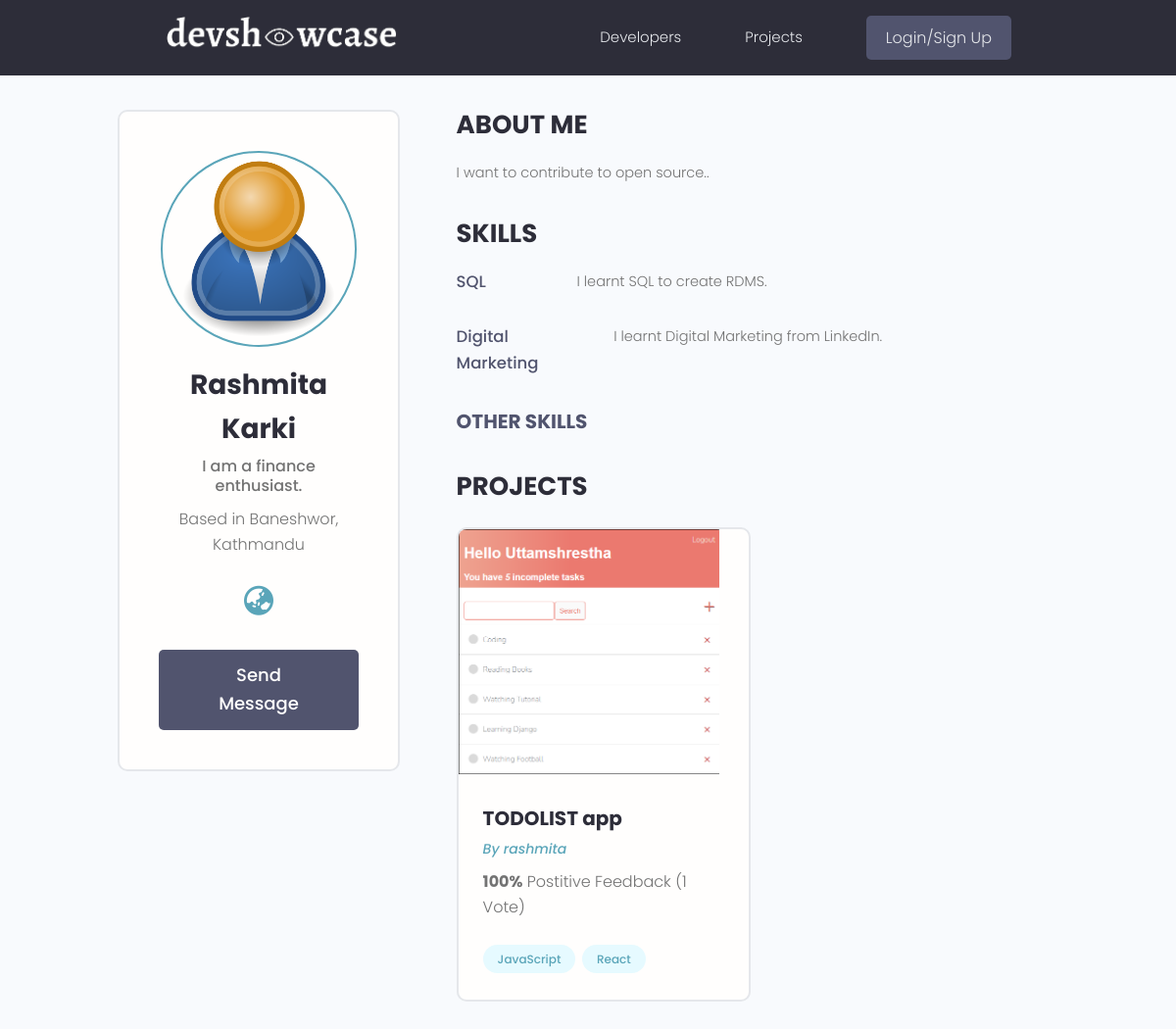
/profile/3722e547-f1f2-470d-9d5d-83ab8483e05e/, run on the app's committed database.
### users/models.py (models this page shows, shortened)
class Profile(models.Model):
    user = models.OneToOneField(User, on_delete=models.CASCADE, null = True, blank = True)  # User has one to one relationship with their Profile means user can create only one Profile.
    name = models.CharField(max_length = 100, blank = True, null = True)
    email = models.EmailField(max_length = 50, blank = True, null = True)
    username = models.CharField(max_length = 20, blank = True, null = True)
    short_intro = models.CharField(max_length = 200, blank = True, null = True)
    location = models.CharField(max_length = 200, blank = True, null = True)
    bio = models.TextField(blank = True, null = True)
    profile_image = models.ImageField(null = True, blank = True, upload_to = 'users/', default='users/user-default.png')
    social_github = models.CharField(max_length = 200, blank = True, null = True)     # user can add github
    social_linkedin = models.CharField(max_length = 200, blank = True, null = True)   # user can add linkedin
    social_website = models.CharField(max_length = 200, blank = True, null = True)    # user can add their website.
    created = models.DateTimeField(auto_now_add=True)
    id = models.UUIDField(default = uuid.uuid4, primary_key = True, editable = False)
    def __str__(self):
        return str(self.user.username)
    class Meta:
        ordering = ['created']

class Skill(models.Model):
    owner = models.ForeignKey(Profile, on_delete=models.CASCADE, blank = True, null = True) # when Profile is deleted, delete skill too.
    name = models.CharField(null = True, blank = True, max_length = 40) # name of the skill that user has
    description = models.TextField(null = True, blank= True)
    created = models.DateTimeField(auto_now_add=True)
    id = models.UUIDField(default = uuid.uuid4, primary_key = True, editable = False)

### application/models.py (models this page shows, shortened)
class Project (models.Model):
    owner = models.ForeignKey(Profile, blank = True, null = True, on_delete = models.SET_NULL )  # Create the owner for the project and don't delete the project when the user id is deleted by any circumstances.
    title = models.CharField(max_length = 200)
    description = models.TextField(blank = True, null = True)
    project_image = models.ImageField(blank = True, null = True, default = "default.jpg") # to add images to the DB.
    demo_link = models.CharField(max_length=2000, blank = True, null = True)
    source_link = models.CharField(max_length = 2000, blank = True, null = True)
    tags = models.ManyToManyField('Tag', blank = True)  # it lets user select content of Tag table.
    vote_total = models.IntegerField(default = 0, null = True, blank = True)
    vote_ratio = models.IntegerField(default = 0, null = True, blank = True)
    created = models.DateTimeField(auto_now_add=True)
    id = models.UUIDField(default=uuid.uuid4, primary_key=True, unique=True, editable=False) # generate random unique id
    class Meta:
        ordering = ['-vote_ratio', '-vote_total', 'title']

class Tag(models.Model):
    name = models.CharField(max_length = 200)
    created = models.DateTimeField(auto_now_add=True)
    id = models.UUIDField(default = uuid.uuid4, primary_key = True, editable = False) # generate random unique ID
    def __str__(self):
        return self.name

### users/views.py (the view)
# urls.py: path('profile/<str:pk>/', views.userProfile, name = 'user-profile'),
def userProfile(request, pk):
    profile = models.Profile.objects.get(id=pk) # get the objects matched by its id.
    topSkills = profile.skill_set.exclude(description__exact="") # exclude skills that doesn't have description
    otherSkills = profile.skill_set.filter(description="") # give value of empty description
    context = {
        'profile': profile,
        'topSkills': topSkills,
        'otherSkills': otherSkills
    }
    return render(request, 'users/user-profile.html', context)

### template/users/user-profile.html (shortened to what this page needs)
{% extends 'application/main.html' %}
{% block content %}
  <main class="profile my-md">
    <div class="container">
      <div class="layout">
        <div class="column column--1of3">
          <div class="card text-center">
            <div class="card__body dev">
              <img class="avatar avatar--xl" src="{{profile.profile_image.url}}" />
              <h2 class="dev__name">{{profile.name}}</h2>
              <p class="dev__title">{{profile.short_intro}}</p>
              <p class="dev__location">Based in {{profile.location}}</p>
              <ul class="dev__social">
                {% if profile.social_website %}
                <li>
                  <a title="Personal Website" href="{{profile.social_website}}" target="_blank"><i class="fa-solid fa-earth-asia"></i></a>
                </li>
                {% endif %}
              </ul>
              {% if request.user.profile.id != profile.id %}
              <a href="{% url 'send-message' profile.id %}" class="btn btn--sub btn--lg">Send Message </a>
              {% endif %}
            </div>
          </div>
        </div>
        <div class="column column--2of3">
          <div class="devInfo">
            <h3 class="devInfo__title">About Me</h3>
            <p class="devInfo__about">{{profile.bio}}</p>
          </div>
          <div class="devInfo">
            <h3 class="devInfo__title">Skills</h3>
            <div class="devInfo__skills">
              {% for skill in topSkills %}
              <div class="devSkill">
                <h4 class="devSkill__title">{{skill.name}}</h4>
                <p class="devSkill__info">
                    {{skill.description}}
                </p>
               </div>
            {% endfor %}
              <h3 class="devInfo__subtitle">Other Skills</h3>
            </div>
          </div>
          <div class="devInfo">
            <h3 class="devInfo__title">Projects</h3>
            <div class="grid grid--two">
              {% for project in profile.project_set.all %}
              <div class="column">
                <div class="card project">
                  <a href="{% url 'project' project.id %}" class="project">
                    <img class="project__thumbnail" src="{{project.project_image.url}}" alt="project thumbnail" />
                    <div class="card__body">
                      <h3 class="project__title">{{project.title}}</h3>
                      <p><a class="project__author" href="{% url 'user-profile' project.owner.id %}">By {{project.owner}}</a></p>
                      <p class="project--rating">
                        <span style="font-weight: bold;">{{project.vote_ratio}}%</span> Postitive
                        Feedback ({{project.vote_total}} Vote{{project.vote_total|pluralize:"s"}})
                      </p>
                      <div class="project__tags">
                        {% for tag in project.tags.all %}
                        <span class="tag tag--pill tag--main">
                          <small>{{tag}}</small>
                        </span>
                        {% endfor %}
                      </div>
                    </div>
                  </a>
                </div>
              </div>
              {% endfor %}
            </div>
          </div>
        </div>
      </div>
    </div>
  </main>
{% endblock %}

### static/styles/app.css (style rules this page uses)
:root { --color-sub: #2d2d39; }
.btn--sub { background-color: var(--color-sub-light); }
.card { border: 2px solid var(--color-light); }
img { width: 100%; }
.fa-brands, .fa-solid { font-size: 30px; }
.profile .card > .dev { padding: 4rem; }
.dev__name { color: var(--color-sub); font-size: 2.8rem; font-weight: 700; margin-top: 1rem; margin-bottom: 0.5rem; }
.dev__title { font-size: 1.6rem; font-weight: 500; line-height: 1.3; }
.dev__location { margin-top: 1rem; }
.dev__social { margin: 3rem 0; list-style: none; display: flex; justify-content: center; gap: 1.5rem; }
.devInfo { margin-bottom: 3rem; }
.devInfo__title, .devInfo__subtitle { font-size: 2.6rem; color: var(--color-sub); text-transform: uppercase; font-weight: 700; margin-bottom: 1.5rem; }
.devInfo__subtitle { font-size: 2rem; color: var(--color-sub-light); }
.devInfo__about, .devSkill__info { font-size: 1.45rem; line-height: 1.7; text-align: justify; }
.devSkill { margin-bottom: 3rem; }
.devSkill__title { font-size: 1.65rem; font-weight: 500; color: var(--color-sub-light); }
@media screen and (min-width: 700px) { .devSkill { display: flex; justify-content: space-between; gap: 3rem; } }
@media screen and (min-width: 700px) { .devSkill__info { flex-basis: 80%; } }
.project__author { font-size: 1.4rem; font-style: italic; }
.project--rating { margin-bottom: 1.6em; margin-top: .5em; }
.project__thumbnail { height: 25rem; object-fit: cover; object-position: top center; }
.project__title { font-size: 2rem; font-weight: 700; color: var(--color-sub); }

### static/uikit/styles/modules/_variables.css (style rules this page uses)
:root { --color-main: #5aa5b9; --color-main-light: #e6faff; --color-sub: #3f4156; --color-sub-light: #51546e; --color-sub-lighter: #ededfd; --color-text: #737373; --color-gray: #8b8b8b; --color-light: #e5e7eb; --color-light-gray: #767676; --color-bg: #f8fafd; --color-white: #fffefd; --color-white-light: #f3f3f3; --color-success: #359e64; --color-success-bg: #def8e8; --color-error: #fc4b0b; --color-error-bg: #fff2ee; --font-base: 'Poppins', arial, helvetica, 'Segoe UI', roboto, ubuntu, sans-serif; --font-monospace: 'Fira Code', 'Courier New', courier, monospace; --font-regular: 300; --font-medium: 500; --font-bold: 700; --generic-shadow: 1px 1px 5px #00000010; --generic-transition: all 0.3s ease-in-out; }

### static/uikit/styles/modules/_base.css (style rules this page uses)
* { margin: 0; padding: 0; box-sizing: border-box; text-rendering: optimizeLegibility; color: inherit; font-size: inherit; }
html { font-size: 50%; }
@media only screen and (min-width: 480px) { html { font-size: 56.25%; } }
@media only screen and (min-width: 1200px) { html { font-size: 62.5%; } }
body { line-height: 1.6; font-weight: 400; font-size: 1.5rem; color: var(--color-text); background-color: var(--color-bg); min-height: 100vh; }

### static/uikit/styles/modules/_typography.css (style rules this page uses)
* { font-family: var(--font-base); }
h2 { font-size: 3.6rem; font-weight: var(--font-bold); }
h3 { font-size: 3.2rem; font-weight: var(--font-medium); }
h4 { font-size: 2.8rem; font-weight: var(--font-medium); }
p, span, strong { font-size: 1.6rem; color: var(--color-text); font-weight: var(--font-regular); }
a { padding-bottom: 2px; text-decoration: none; display: inline-block; color: var(--color-main); font-weight: var(--font-medium); }

### static/uikit/styles/modules/_utilities.css (style rules this page uses)
.container { width: 92%; max-width: 165rem; margin: 0 auto; box-sizing: border-box; }
@media screen and (min-width: 1000px) { .container { width: 90%; } }
@media screen and (min-width: 1200px) { .container { width: 80%; } }
.text-center { text-align: center; }
.my-md { margin: 3rem auto; }

### static/uikit/styles/modules/_avatar.css (style rules this page uses)
.avatar { border-radius: 50%; border: 2px solid var(--color-main); object-fit: cover; }
.avatar--xl { height: 20rem; width: 20rem; }

### static/uikit/styles/modules/_button.css (style rules this page uses)
.btn { display: inline-block; position: relative; cursor: pointer; background-color: var(--color-light); font-weight: var(--font-medium); color: var(--color-sub); text-decoration: none; padding: 1rem 2rem; border-radius: 0.5rem; border: none; width: -webkit-fit-content; width: -moz-fit-content; width: fit-content; height: -webkit-fit-content; height: -moz-fit-content; height: fit-content; font-size: 1.6rem; outline-width: 0; outline-color: transparent; -webkit-backface-visibility: hidden; backface-visibility: hidden; transition: all 0.3s ease-in-out; }
.btn--sub { background-color: var(--color-sub); color: var(--color-white); }
.btn--lg { font-size: 1.8rem; padding: 1.2rem 4.5rem; }

### static/uikit/styles/modules/_card.css (style rules this page uses)
.card { border-radius: 1rem; background-color: var(--color-white); border: 1.5px solid var(--color-light); width: auto; height: auto; margin-top: 0.5rem; margin-bottom: 0.5rem; overflow: hidden; }
.card__body, .card__header { padding: 2rem 2.5rem; }

### data on the page
Profile: profile_image (placeholder picture), name "Rashmita Karki", short_intro "I am a finance enthusiast.", location "Baneshwor, Kathmandu", bio "I want to contribute to open source.."
Skill: name "SQL", description "I learnt SQL to create RDMS."
Skill: name "Digital Marketing", description "I learnt Digital Marketing from LinkedIn."
Project: project_image (picture), title "TODOLIST app", owner "rashmita", vote_ratio "100", vote_total "1"
Tag: name "JavaScript"
Tag: name "React"
